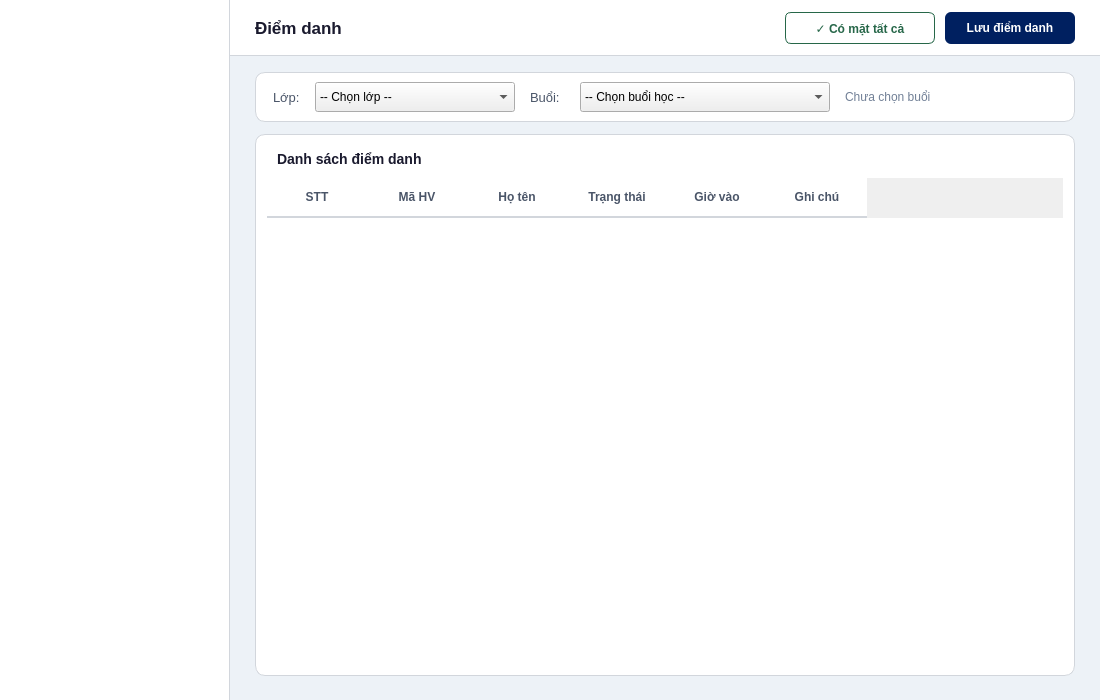
<?xml version="1.0" encoding="UTF-8"?>
<ui version="4.0">
 <class>TeacherAttendance</class>
 <widget class="QWidget" name="TeacherAttendance">
  <property name="geometry"><rect><x>0</x><y>0</y><width>1100</width><height>700</height></rect></property>
  <property name="minimumSize"><size><width>1100</width><height>700</height></size></property>
  <property name="windowTitle"><string>EAUT - Diem danh</string></property>
  <property name="styleSheet"><string notr="true">QWidget#TeacherAttendance { background: #edf2f7; }</string></property>

  <widget class="QFrame" name="sidebar">
   <property name="geometry"><rect><x>0</x><y>0</y><width>230</width><height>700</height></rect></property>
   <property name="styleSheet"><string notr="true">QFrame#sidebar { background: #ffffff; border-right: 1px solid #d2d6dc; }</string></property>
   <property name="frameShape"><enum>QFrame::NoFrame</enum></property>
  </widget>

  <widget class="QFrame" name="contentArea">
   <property name="geometry"><rect><x>230</x><y>0</y><width>870</width><height>700</height></rect></property>
   <property name="styleSheet"><string notr="true">QFrame#contentArea { background: #edf2f7; border: none; }</string></property>
   <property name="frameShape"><enum>QFrame::NoFrame</enum></property>

   <widget class="QFrame" name="headerBar">
    <property name="geometry"><rect><x>0</x><y>0</y><width>870</width><height>56</height></rect></property>
    <property name="styleSheet"><string notr="true">QFrame#headerBar { background: white; border-bottom: 1px solid #d2d6dc; }</string></property>
    <property name="frameShape"><enum>QFrame::NoFrame</enum></property>
    <widget class="QLabel" name="lblPageTitle">
     <property name="geometry"><rect><x>25</x><y>0</y><width>400</width><height>56</height></rect></property>
     <property name="styleSheet"><string notr="true">color: #1a1a2e; font-size: 17px; font-weight: bold; background: transparent;</string></property>
     <property name="text"><string>Điểm danh</string></property>
     <property name="alignment"><set>Qt::AlignLeft|Qt::AlignVCenter</set></property>
    </widget>
    <widget class="QPushButton" name="btnMarkAllPresent">
     <property name="geometry"><rect><x>555</x><y>12</y><width>150</width><height>32</height></rect></property>
     <property name="styleSheet"><string notr="true">QPushButton { background: white; color: #276749; border: 1px solid #276749; border-radius: 6px; font-size: 12px; font-weight: bold; } QPushButton:hover { background: #276749; color: white; }</string></property>
     <property name="text"><string>✓ Có mặt tất cả</string></property>
     <property name="cursor"><cursorShape>PointingHandCursor</cursorShape></property>
    </widget>
    <widget class="QPushButton" name="btnSaveAttend">
     <property name="geometry"><rect><x>715</x><y>12</y><width>130</width><height>32</height></rect></property>
     <property name="styleSheet"><string notr="true">QPushButton { background: #002060; color: white; border: none; border-radius: 6px; font-size: 12px; font-weight: bold; } QPushButton:hover { background: #001a50; }</string></property>
     <property name="text"><string>Lưu điểm danh</string></property>
     <property name="cursor"><cursorShape>PointingHandCursor</cursorShape></property>
    </widget>
   </widget>

   <widget class="QFrame" name="filterBar">
    <property name="geometry"><rect><x>25</x><y>72</y><width>820</width><height>50</height></rect></property>
    <property name="styleSheet"><string notr="true">QFrame#filterBar { background: white; border: 1px solid #d2d6dc; border-radius: 10px; }</string></property>
    <property name="frameShape"><enum>QFrame::NoFrame</enum></property>
    <widget class="QLabel" name="lblSelectClassA">
     <property name="geometry"><rect><x>18</x><y>16</y><width>40</width><height>18</height></rect></property>
     <property name="styleSheet"><string notr="true">color: #4a5568; font-size: 13px; background: transparent;</string></property>
     <property name="text"><string>Lớp:</string></property>
    </widget>
    <widget class="QComboBox" name="cboAttendClass">
     <property name="geometry"><rect><x>60</x><y>10</y><width>200</width><height>30</height></rect></property>
     <item><property name="text"><string>-- Chọn lớp --</string></property></item>
    </widget>
    <widget class="QLabel" name="lblSelectBuoi">
     <property name="geometry"><rect><x>275</x><y>16</y><width>50</width><height>18</height></rect></property>
     <property name="styleSheet"><string notr="true">color: #4a5568; font-size: 13px; background: transparent;</string></property>
     <property name="text"><string>Buổi:</string></property>
    </widget>
    <widget class="QComboBox" name="cboAttendBuoi">
     <property name="geometry"><rect><x>325</x><y>10</y><width>250</width><height>30</height></rect></property>
     <item><property name="text"><string>-- Chọn buổi học --</string></property></item>
    </widget>
    <widget class="QLabel" name="lblAttendInfo">
     <property name="geometry"><rect><x>590</x><y>16</y><width>220</width><height>18</height></rect></property>
     <property name="styleSheet"><string notr="true">color: #718096; font-size: 12px; background: transparent;</string></property>
     <property name="text"><string>Chưa chọn buổi</string></property>
    </widget>
   </widget>

   <widget class="QFrame" name="attendFrame">
    <property name="geometry"><rect><x>25</x><y>134</y><width>820</width><height>542</height></rect></property>
    <property name="styleSheet"><string notr="true">QFrame#attendFrame { background: white; border: 1px solid #d2d6dc; border-radius: 10px; }</string></property>
    <property name="frameShape"><enum>QFrame::NoFrame</enum></property>

    <widget class="QLabel" name="lblAttendTitle">
     <property name="geometry"><rect><x>22</x><y>14</y><width>500</width><height>22</height></rect></property>
     <property name="styleSheet"><string notr="true">color: #1a1a2e; font-size: 14px; font-weight: bold; background: transparent;</string></property>
     <property name="text"><string>Danh sách điểm danh</string></property>
    </widget>

    <widget class="QLabel" name="lblAttendStats">
     <property name="geometry"><rect><x>340</x><y>14</y><width>460</width><height>22</height></rect></property>
     <property name="styleSheet"><string notr="true">color: #4a5568; font-size: 12px; background: transparent;</string></property>
     <property name="text"><string/></property>
     <property name="alignment"><set>Qt::AlignRight|Qt::AlignVCenter</set></property>
    </widget>

    <widget class="QTableWidget" name="tblAttendance">
     <property name="geometry"><rect><x>12</x><y>44</y><width>796</width><height>482</height></rect></property>
     <property name="styleSheet">
      <string notr="true">
       QTableWidget { border: none; font-size: 12px; background: white; alternate-background-color: #f7fafc; selection-background-color: rgba(0,32,96,0.08); selection-color: #002060; }
       QTableWidget::item { padding: 6px 8px; border-bottom: 1px solid #edf2f7; }
       QHeaderView::section { background: white; color: #4a5568; font-weight: bold; padding: 10px 8px; border: none; border-bottom: 2px solid #d2d6dc; font-size: 12px; }
      </string>
     </property>
     <property name="alternatingRowColors"><bool>true</bool></property>
     <property name="selectionBehavior"><enum>QAbstractItemView::SelectRows</enum></property>
     <property name="showGrid"><bool>false</bool></property>
     <property name="columnCount"><number>6</number></property>
     <column><property name="text"><string>STT</string></property></column>
     <column><property name="text"><string>Mã HV</string></property></column>
     <column><property name="text"><string>Họ tên</string></property></column>
     <column><property name="text"><string>Trạng thái</string></property></column>
     <column><property name="text"><string>Giờ vào</string></property></column>
     <column><property name="text"><string>Ghi chú</string></property></column>
    </widget>
   </widget>

  </widget>
 </widget>
 <resources/>
 <connections/>
</ui>
